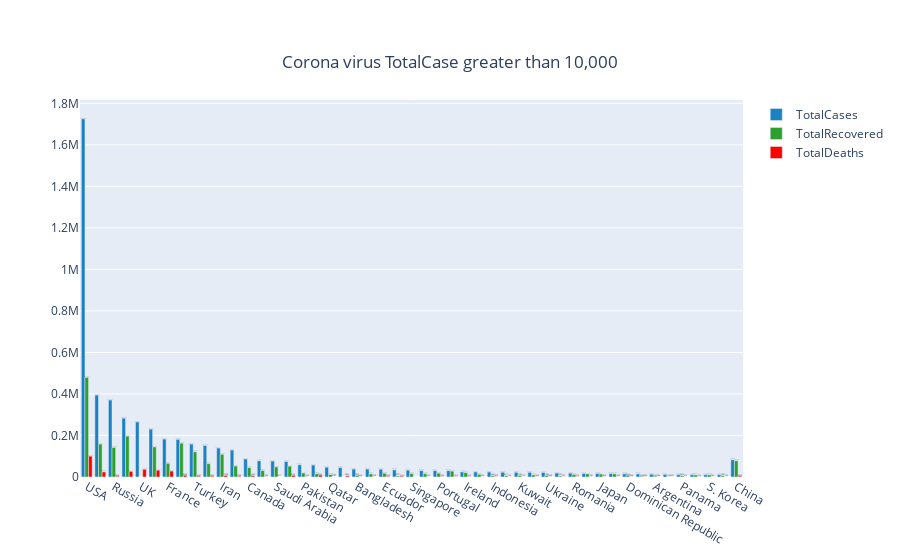

Source (notebook cell):
### Code cell
fig = go.Figure()

fig.add_trace(go.Bar(
    x=df["Country,Other"][df.TotalCases>=10000],
    y=df.TotalCases[df.TotalCases>=10000],
    name='TotalCases',
    marker_color='#1b81c2',
    text=df.TotalCases[df.TotalCases>=10000],
    textposition='auto'
))
fig.add_trace(go.Bar(
    x=df["Country,Other"][df.TotalCases>=10000],
    y=df["TotalRecovered"][df.TotalCases>=10000],
    name='TotalRecovered',
    marker_color='#2ca02c',
    text=df.TotalRecovered[df.TotalCases>=10000],
    textposition='auto'
))

fig.add_trace(go.Bar(
    x=df["Country,Other"][df.TotalCases>=10000],
    y=df.TotalDeaths[df.TotalCases>=10000],
    name='TotalDeaths',
    marker_color='red',
    text=df.TotalDeaths[df.TotalCases>=10000],
    textposition='auto'
))
fig.update_layout(
    title={
        'text': "Corona virus TotalCase greater than 10,000",
        'y':0.9,
        'x':0.5,
        'xanchor': 'center',
        'yanchor': 'top'})
fig

### Figure 1 — Plotly figure (JSON) as saved in the notebook; plotly's stock layout.template omitted (floating-point values rounded to 4 significant figures)
{"data": [{"marker": {"color": "#1b81c2"}, "name": "TotalCases", "text": [1725278, 394507, 370680, 283339, 265227, 230555, 182722, 181288, 158762, 151876, 139511, 129751, 86647, 77961, 76726, 74560, 59151, 57592, 47207, 45578, 38292, 38059, 37355, 34440, 32876, 31086, 31007, 30761, 24735, 24264, 23851, 23003, 22575, 22303, 21905, 18756, 18429, 16771, 16623, 16557, 15264, 15049, 13228, 12456, 11447, 11428, 11265, 11227, 82993], "textposition": "auto", "type": "bar", "x": ["USA", "Brazil", "Russia", "Spain", "UK", "Italy", "France", "Germany", "Turkey", "India", "Iran", "Peru", "Canada", "Chile", "Saudi Arabia", "Mexico", "Pakistan", "Belgium", "Qatar", "Netherlands", "Bangladesh", "Belarus", "Ecuador", "Sweden", "Singapore", "UAE", "Portugal", "Switzerland", "Ireland", "South Africa", "Indonesia", "Colombia", "Kuwait", "Poland", "Ukraine", "Egypt", "Romania", "Israel", "Japan", "Austria", "Dominican Republic", "Philippines", "Argentina", "Afghanistan", "Panama", "Denmark", "S. Korea", "Serbia", "China"], "y": [1725278, 394507, 370680, 283339, 265227, 230555, 182722, 181288, 158762, 151876, 139511, 129751, 86647, 77961, 76726, 74560, 59151, 57592, 47207, 45578, 38292, 38059, 37355, 34440, 32876, 31086, 31007, 30761, 24735, 24264, 23851, 23003, 22575, 22303, 21905, 18756, 18429, 16771, 16623, 16557, 15264, 15049, 13228, 12456, 11447, 11428, 11265, 11227, 82993]}, {"marker": {"color": "#2ca02c"}, "name": "TotalRecovered", "text": [479973, 158593, 142208, 196958, null, 144658, 65879, 162800, 121507, 64426, 109437, 52906, 45339, 30915, 48450, 52219, 19142, 15465, 11844, null, 7925, 15086, 18003, 4971, 16444, 15982, 18096, 28200, 21060, 12741, 6057, 5511, 7306, 10330, 7995, 5027, 11874, 14486, 13810, 15182, 8534, 3506, 4167, 1138, 6379, 10044, 10295, 6067, 78280], "textposition": "auto", "type": "bar", "x": ["USA", "Brazil", "Russia", "Spain", "UK", "Italy", "France", "Germany", "Turkey", "India", "Iran", "Peru", "Canada", "Chile", "Saudi Arabia", "Mexico", "Pakistan", "Belgium", "Qatar", "Netherlands", "Bangladesh", "Belarus", "Ecuador", "Sweden", "Singapore", "UAE", "Portugal", "Switzerland", "Ireland", "South Africa", "Indonesia", "Colombia", "Kuwait", "Poland", "Ukraine", "Egypt", "Romania", "Israel", "Japan", "Austria", "Dominican Republic", "Philippines", "Argentina", "Afghanistan", "Panama", "Denmark", "S. Korea", "Serbia", "China"], "y": [479973, 158593, 142208, 196958, null, 144658, 65879, 162800, 121507, 64426, 109437, 52906, 45339, 30915, 48450, 52219, 19142, 15465, 11844, null, 7925, 15086, 18003, 4971, 16444, 15982, 18096, 28200, 21060, 12741, 6057, 5511, 7306, 10330, 7995, 5027, 11874, 14486, 13810, 15182, 8534, 3506, 4167, 1138, 6379, 10044, 10295, 6067, 78280]}, {"marker": {"color": "red"}, "name": "TotalDeaths", "text": [100572, 24593, 3968, 27117, 37048, 32955, 28530, 8498, 4397, 4346, 7508, 3788, 6639, 806, 411, 8134, 1225, 9364, 28, 5856, 544, 208, 3203, 4125, 23, 253, 1342, 1915, 1615, 524, 1473, 776, 172, 1025, 658, 797, 1219, 281, 846, 643, 468, 904, 484, 227, 313, 563, 269, 239, 4634], "textposition": "auto", "type": "bar", "x": ["USA", "Brazil", "Russia", "Spain", "UK", "Italy", "France", "Germany", "Turkey", "India", "Iran", "Peru", "Canada", "Chile", "Saudi Arabia", "Mexico", "Pakistan", "Belgium", "Qatar", "Netherlands", "Bangladesh", "Belarus", "Ecuador", "Sweden", "Singapore", "UAE", "Portugal", "Switzerland", "Ireland", "South Africa", "Indonesia", "Colombia", "Kuwait", "Poland", "Ukraine", "Egypt", "Romania", "Israel", "Japan", "Austria", "Dominican Republic", "Philippines", "Argentina", "Afghanistan", "Panama", "Denmark", "S. Korea", "Serbia", "China"], "y": [100572, 24593, 3968, 27117, 37048, 32955, 28530, 8498, 4397, 4346, 7508, 3788, 6639, 806, 411, 8134, 1225, 9364, 28, 5856, 544, 208, 3203, 4125, 23, 253, 1342, 1915, 1615, 524, 1473, 776, 172, 1025, 658, 797, 1219, 281, 846, 643, 468, 904, 484, 227, 313, 563, 269, 239, 4634]}], "layout": {"title": {"text": "Corona virus TotalCase greater than 10,000", "x": 0.5, "xanchor": "center", "y": 0.9, "yanchor": "top"}}}
